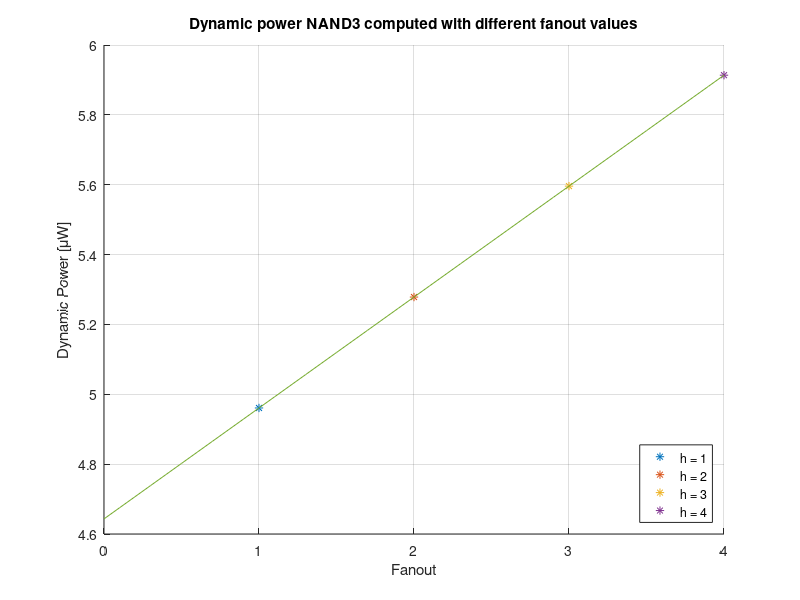
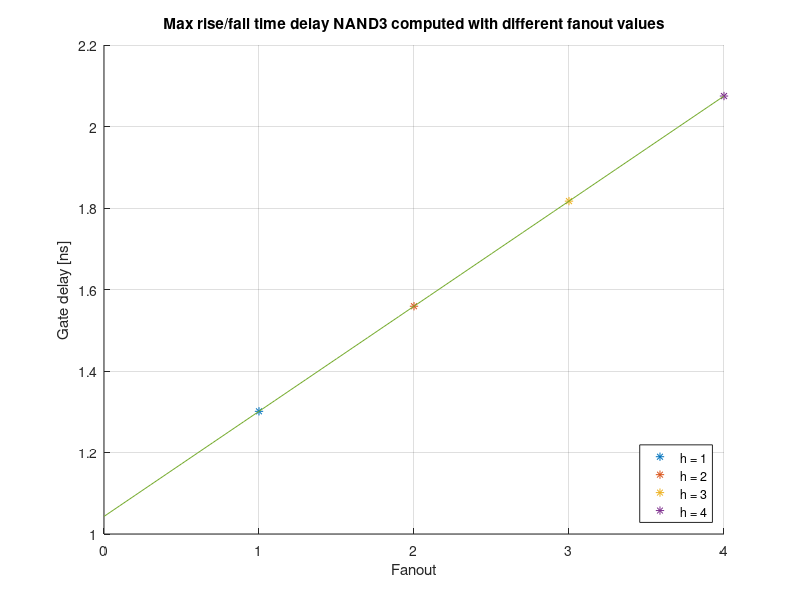

Write MATLAB code to recreate these figures, in order.
clear all
close all
clc

%Constants and physical parameters

Vdd     = 0.97; %V
Vth_n   = 0; %V
Vth_p   = 0; %V
Cox     = 2.6562e-6; %pF/um^2
Lgate   = 27; %nm
Wgate_n = 270; %nm for nMOS
Xj      = 0; %nm
Cj0n    = 2.7e-3; %pF/um^2
Cj0p    = 3.3e-3; %pF/um^2
Cjswn   = 9.2e-4; %pF/um
Cjswp   = 8e-4; %pF/um
Cgd0n   = 1.35e-4; %pF/um
Cgd0p   = 1e-4; %pF/um
Ion_n   = 1200; %uA/um
Ion_p   = 0; %nA/um
Ioff_n  = 100; %nA/um
Ioff_p  = 129; %nA/um
Igate_n = 224; %nA/um
Igate_p = 290; %nA/um
mueff_n = 1.4*1e11; %um^2/Vs %%%%verificare
mueff_p = 0.45*1e11; %um^2/Vs
Gamma   = 0; %um^2/Vs
Mjn     = 0.38; % %
Mjp     = 0.45; % %
Mswn    = 0.22; % %
Mswp    = 0.265; % %
Pbn     = 0.85; %V
Pbp     = 0.87; %V
Pbswn   = 0.67; %V
Pbswp   = 0.76; %V
Pa      = 0.5; %Probability input signal A is equal to 1
Pb      = 0.5; %Probability input signal B is equal to 1
freq    = 1;    %GHz
const   = 2;

% Transistor dimensions	um

	Wn4 			= 4*Wgate_n; %nm %abbiamo tolto 1e-3        		
	Wp 			= 1.29.*Wgate_n; %nm %abbiamo tolto 1e-3	


% D/S dimensions
	
	Leff		=	Lgate-Gamma.*Xj;  %nm effective lenght
	fs_I		=	Leff./1000;       %to move from nm to um
	WD			=	fs_I;
	lungh_diff	=	2.5.*fs_I;        %um Source and drain diffusion length
	
    %perim_N		=	2.*lungh_diff+WD; %nm perimeter nMOS dimension
	%perim_P		=	2.*lungh_diff+1.29.*WD; %nm perimeter pMOS dimension
    
    perim_N = 2*lungh_diff*1e3 + Wn4;     %nm = [um]*1000+[nm]
    perim_P = 2*lungh_diff*1e3 + Wp;      %nm = [um]*1000+[nm]



% Capacitances

	Cbottom_n	=	lungh_diff.*Cj0n.*(1+Vdd./(2.*Pbn)).^(-Mjn);  %pF/um nMOS source and drain diffusion capacitance 
	Csidewall_n	=	Cjswn.*(1+Vdd./(2.*Pbswn)).^(-Mswn); 	%pF./um nMOS source and drain sidewall capacitance
	Cbottom_p	=	lungh_diff.*Cj0p.*(1+Vdd./(2.*Pbp)).^(-Mjp); 	%pF./um pMOS source and drain diffusion capacitance
	Csidewall_p	=	Cjswp.*(1+Vdd./(2.*Pbswp)).^(-Mswp);   %pF./um pMOS source and drain sidewall capacitance
    Coverlap_n  =   Cgd0n.*Wn4*1e-3; %pF 
    Coverlap_p  =   Cgd0n.*Wp*1e-3; %pF
	Cjn			=	Cbottom_n.*WD+Csidewall_n.*perim_N/1000;		%pF nMOS junction capacitance 
	Cjp			=	Cbottom_p.*2.*WD+Csidewall_p.*perim_P/1000;	    %pF pMOS junction capacitance 
	C_ox_n 		= 	Cox.*Wn4.*Leff.*1e-6;%pF effective nMOS oxide capacitance 
	C_ox_p 		= 	Cox.*Wp.*Leff.*1e-6;%pF effective pMOS oxide capacitance

% MOS resistances for delay

	Rn 			= 	1/(mueff_n*Cox*(Wn4/Leff)*(Vdd-Vth_n))*1e12;	%Ohm nMOS channel resistance
	Rp			= 	1/(mueff_p*Cox*( Wp/Leff)*abs(Vth_p-Vdd))*1e12;	%Ohm pMOS channel resistance

% Ig

	Igate_nmos 	= 	Igate_n.*Wn4/1000;    %nA=[nA/um]*(nm/1000);
	Igate_pmos 	= 	Igate_p.*Wp/1000;     %nA=[nA/um]*(nm/1000);

% Ioff

	Ioff_nmos 	= 	Ioff_n.*Wn4/1000;          %nA=[nA/um]*(nm/1000);
	Ioff_pmos 	= 	Ioff_p.*Wp/1000;           %nA=[nA/um]*(nm/1000);

% Outputs

% Dynamic power

	Cin 		= 	C_ox_n*const+C_ox_p+2*Coverlap_n+2*Coverlap_p;  %pF
	Cl 			=  	C_ox_n+C_ox_p+2*Coverlap_n+2*Coverlap_p;        %pF
	Cjn			=	(Cbottom_n.*Wn4+Csidewall_n.*perim_N)*1e-3;		%pF
	Cjp			=	(Cbottom_p.*Wp +Csidewall_p.*perim_P)*1e-3;	    %pF
	CinN 		= 	Cox*Leff*1e-6*Wn4 + 2*Coverlap_n ;	%pF
	CinP 		= 	Cox*Leff*1e-6*Wp + 2*Coverlap_p ;
	Cx1 		=	Cjn; %since we are assuming interdigitated structure
	Cx2 		= 	Cjn; %since the Nmos are in series
    Cx          =   Cx1; %since Cx1=Cx2. 
    
    figure;
	for h=1:4 % Different fanouts
		i(h) = h;
        Cy = Cjp + Cjn + h*Cl;
		Calpha = 3*CinN + 5.25*Cx + 1.75*Cy +  2*CinP;
		Power_dynamic_nd3(h) = 0.5*freq*Calpha*Vdd^2*1e3; % microW	
        hold on
        plot(h,Power_dynamic_nd3(h),'*')
        title('Dynamic power NAND3 computed with different fanout values');
        xlabel('Fanout');
        ylabel('Dynamic Power [\muW]');
        grid on
    end ;
    p = polyfit(i,Power_dynamic_nd3,1);
    x1 = linspace(0,4,41);
    y1 = polyval(p,x1);
    plot(x1,y1);
    legend('h = 1', 'h = 2', 'h = 3', 'h = 4', 'Location', 'SouthEast');

% Delay
    figure;
	for h=1:4 % Different fanouts
		i(h) = h;
        CMOS_tpdr = Rp*(Cjp + Cjn + h*Cl);
		CMOS_tpdf = Rn*(10*Cjn + 4*Cjp + 4*h*Cl);
	    t_delay(h)= max(CMOS_tpdr,CMOS_tpdf)/1e3; % ps
        hold on
        plot(h,t_delay(h),'*')
        title('Max rise/fall time delay NAND3 computed with different fanout values');
        xlabel('Fanout');
        ylabel('Gate delay [ns]');
        grid on
    end ;
    p = polyfit(i,t_delay,1);
    x1 = linspace(0,4,41);
    y1 = polyval(p,x1);
    plot(x1,y1);
    legend('h = 1', 'h = 2', 'h = 3', 'h = 4', 'Location', 'SouthEast');
    
% Static power

	I_leak = (1/16)*( 8*Igate_pmos + Ioff_pmos + 64*Igate_nmos + 60*Ioff_nmos); % nA
	Power_static_nand3 = Vdd*I_leak %nW


